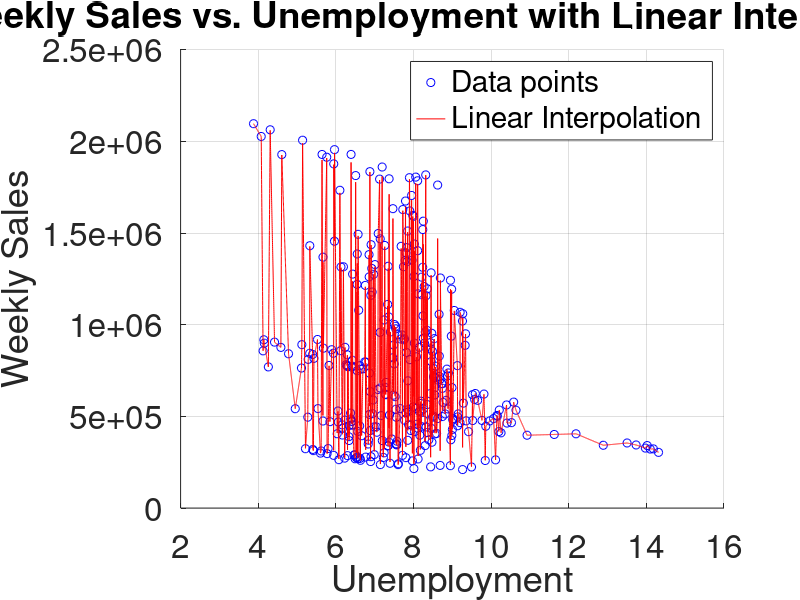

MATLAB code for this plot:
% Read the CSV file
data = csvread('Walmart_Sales.csv', 1, 0);

% Extract unemployment and weekly_sales data
x = data(:, 8); % Assuming 'Unemployment' is the 8th column
y = data(:, 3); % Assuming 'Weekly_Sales' is the 3rd column

% Function to do linear interpolation
function y_search = linearInterpolate(x, y, x_search)
    % Find the closest 2 points
    for i = 1:length(x) - 1
        if x(i) <= x_search && x_search <= x(i+1)
            y_search = y(i) + (y(i+1) - y(i)) * (x_search - x(i)) / (x(i+1) - x(i));
            return;
        end
    end
end

% Generate 10,000 new x points to show the interpolation result
x_interpolate = linspace(min(x), max(x), 10000);

% Interpolate to find corresponding weekly_sales values using Linear Interpolation
y_interpolate = zeros(size(x_interpolate));
for i = 1:length(x_interpolate)
    y_interpolate(i) = linearInterpolate(x, y, x_interpolate(i));
end

% Create the plot
figure;
hold on;
scatter(x, y, 'b', 'DisplayName', 'Data points');
plot(x_interpolate, y_interpolate, 'r', 'DisplayName', 'Linear Interpolation');

% Add title & label
title('Weekly Sales vs. Unemployment with Linear Interpolation');
xlabel('Unemployment');
ylabel('Weekly Sales');
legend('show');
set(gca, 'FontSize', 24);
grid on;

hold off;

